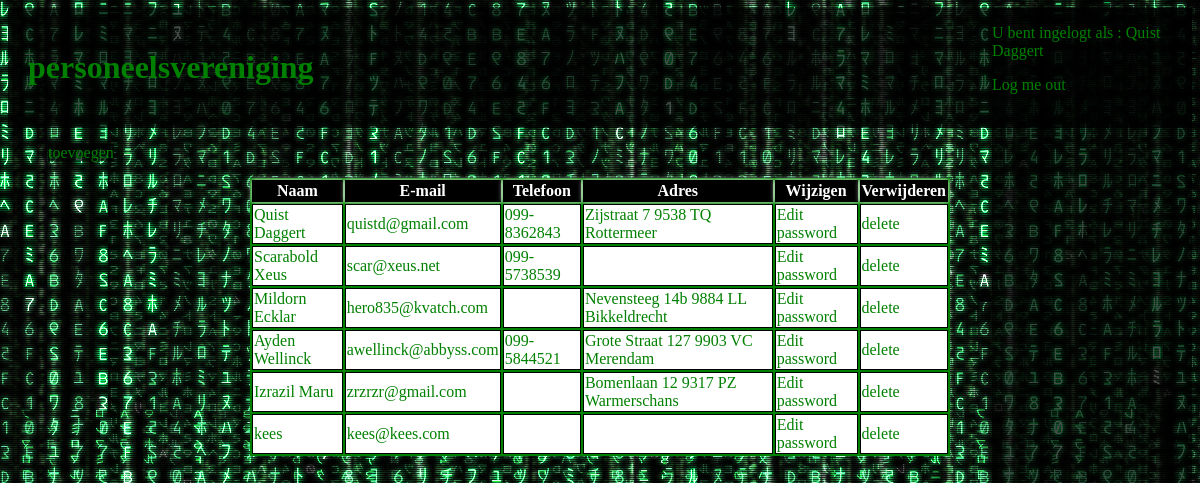
The page /index.php (signed in) on the database its author committed.
### tables this page shows
CREATE TABLE IF NOT EXISTS `leden` (
  `id` int(10) unsigned NOT NULL AUTO_INCREMENT,
  `name` varchar(100) NOT NULL,
  `email` varchar(100) NOT NULL,
  `phone` varchar(20) DEFAULT NULL,
  `address` varchar(100) DEFAULT NULL,
  `password` varchar(50) DEFAULT NULL,
  PRIMARY KEY (`id`)
);

### index.php (the view, shortened to what this page needs)
<?php if (isset($_SESSION['user']))
{
 ?>
<!DOCTYPE html>
<html>
	<head>
		<link href="style.css" rel="stylesheet" type="text/css" />
	</head>
	<body>
	<div class="centerin">
			<div id="sidebar">
			<p> U bent ingelogt als :
			<?php
			echo $_SESSION['user'];
			?>
			</p>
			<a href="logout.php" class="hom">Log me out</a>
	</div>
		<div class="header">
		<h1> personeelsvereniging </h1>
		</div>
		<div class="indexlist">
			<ul>
				<li><a href="insert.php" class="hom">toevoegen</a></li>
			</ul>
		</div>
		<div class="table">
			<table>
				<tr>
					<th>Naam</th>
					<th>E-mail</th>
					<th>Telefoon</th>
					<th>Adres</th>
					<th>Wijzigen</th>
					<th>Verwijderen</th>
				</tr>
				<?php
				$query = "select * from leden";
				$result = mysql_query($query);
				while ($row = mysql_fetch_assoc($result))
				{
				$naam = $row["name"];
				$email = $row["email"];
				$phone = $row["phone"];
				$address = $row["address"];
				?>
				<tr>
					<td><?php echo "$naam"; ?></td>
					<td><?php echo "$email"; ?></td>
					<td><?php echo "$phone"; ?></td>
					<td><?php echo "$address"; ?></td>
					<td><a href="edit.php?id=<?php echo $row['id'] ?>">Edit password<a></td>
					<td><a href="delete.php?id=<?php echo $row['id'] ?>">delete<a></td>
				</tr>
				<?php
				}
				}
				?>
			</table>
		</div>
	</div>
	</body>
</html>

### style.css (style rules this page uses)
th { border : solid black 1px; background-color : black; color :white; -moz-box-shadow: 0 0 5px #fff; -webkit-box-shadow: 0 0 5px #fff; box-shadow: 0px 0px 5px #fff; }
td { border : solid black 1px; background-color : white; }
table { background-color : green; }
body { color: green; background-color: black; background-image: url('matrix.jpg'); }
.header { margin-top: 0px; padding: 20px; background-color:rgba(0,0,0,0.7); }
li { display: inline; background-color:rgba(0,0,0,0.7); }
a { color: green; text-decoration:none; }
.table { width: 700px ; margin-left: auto ; margin-right: auto ; }
#sidebar { width: 200px; height: 824px; float: right; background-color:rgba(0,0,0,0.7); }

### rows shown on the page
leden: name "Quist Daggert", email "quistd@gmail.com", phone "099-8362843", address "Zijstraat 7 9538 TQ Rottermeer"
leden: name "Scarabold Xeus", email "scar@xeus.net", phone "099-5738539"
leden: name "Mildorn Ecklar", email "hero835@kvatch.com", address "Nevensteeg 14b 9884 LL Bikkeldrecht"
leden: name "Ayden Wellinck", email "awellinck@abbyss.com", phone "099-5844521", address "Grote Straat 127 9903 VC Merendam"
leden: name "Izrazil Maru", email "zrzrzr@gmail.com", address "Bomenlaan 12 9317 PZ Warmerschans"
leden: name "kees", email "kees@kees.com"

### other values the page prints
$_SESSION['user'] "Quist Daggert"
